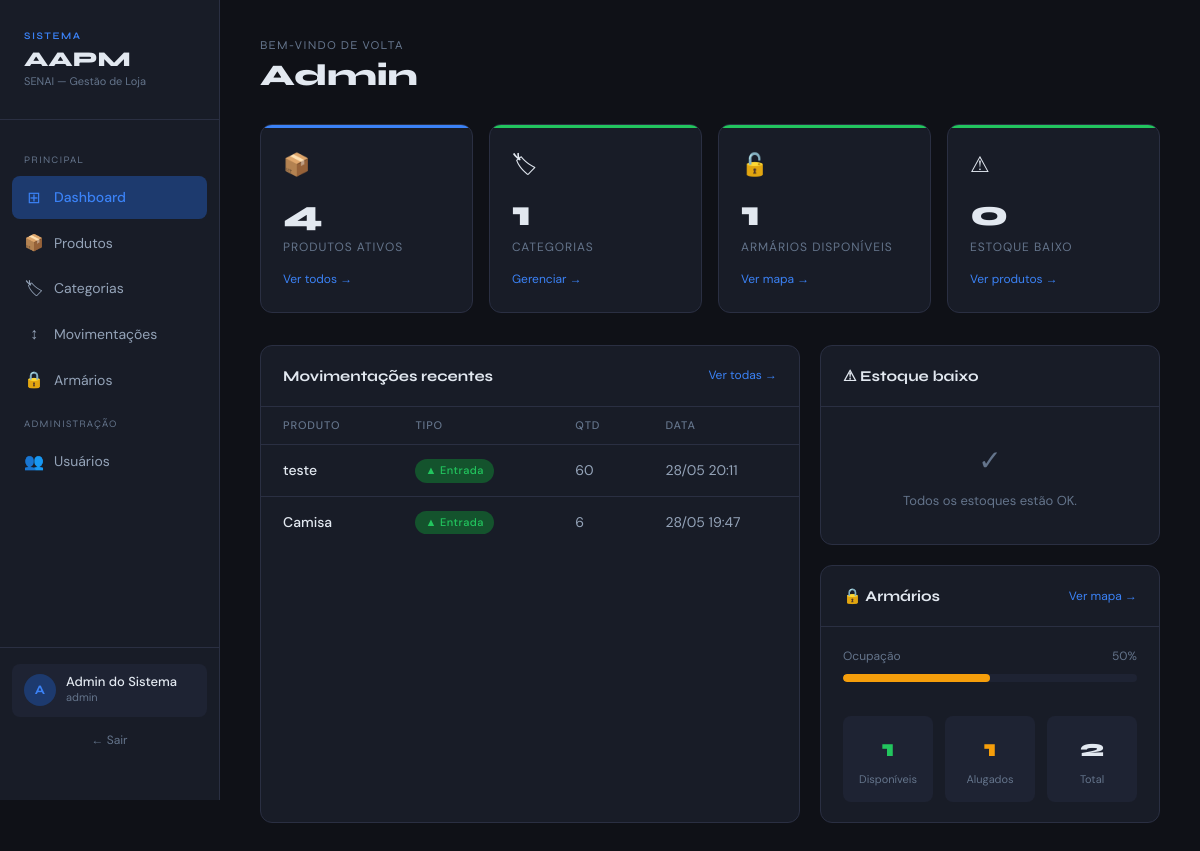
The app's page /dashboard (signed in) with its own data.
### app/models/movimentacao.py (models this page shows, shortened)
class Movimentacao(Base):
    __tablename__ = "movimentacoes"
    id         = Column(Integer, primary_key=True, index=True)
    tipo       = Column(
        Enum(TipoMovimentacao),
        nullable=False
    )
    quantidade = Column(Integer, nullable=False)
    preco_unitario = Column(Float, nullable=False, default=0.0)
    observacao = Column(String(255), nullable=True)
    criado_em  = Column(DateTime, server_default=func.now())
    produto_id = Column(
        Integer,
        ForeignKey("produtos.id", ondelete="CASCADE"),
        nullable=False
    )
    usuario_id = Column(
        Integer,
        ForeignKey("usuarios.id", ondelete="SET NULL"),
        nullable=True
    )
    produto = relationship("Produto", backref="movimentacoes")
    usuario = relationship("Usuario", backref="movimentacoes")

### app/models/produto.py (models this page shows, shortened)
class Produto(Base):
    __tablename__ = "produtos"
    id            = Column(Integer, primary_key=True, index=True)
    nome          = Column(String(150), nullable=False, index=True)
    preco         = Column(Float, nullable=False, default=0.0)
    estoque_atual = Column(Integer, nullable=False, default=0)
    ativo         = Column(Boolean, default=True)
    imagem_path = Column(String(255), nullable=True)
    categoria_id = Column(
        Integer,
        ForeignKey("categorias.id", ondelete="SET NULL"),
        nullable=True
    )
    categoria = relationship(
        "Categoria",
        back_populates="produtos"
    )

### app/main.py (the view)
@app.get("/dashboard")
def dashboard(
    request: Request,
    db: Session = Depends(get_db),
    usuario = Depends(get_usuario_logado)
):
    todos_produtos = db.query(Produto).filter(Produto.ativo == True).all()
    total_produtos   = len(todos_produtos)
    estoque_baixo    = [p for p in todos_produtos if p.estoque_baixo]
    todos_armarios   = db.query(Armario).filter(Armario.ativo == True).all()
    armarios_disponiveis = sum(
        1 for a in todos_armarios
        if a.status == StatusArmario.DISPONIVEL
    )
    armarios_alugados = sum(
        1 for a in todos_armarios
        if a.status == StatusArmario.ALUGADO
    )
    movimentacoes_recentes = (
        db.query(Movimentacao)
        .order_by(Movimentacao.criado_em.desc())
        .limit(8)
        .all()
    )
    total_categorias = db.query(Categoria).filter(
        Categoria.ativo == True
    ).count()
    return templates.TemplateResponse(
        request,
        "dashboard.html",
        {
            "request":               request,
            "usuario":               usuario,
            "total_produtos":        total_produtos,
            "total_categorias":      total_categorias,
            "estoque_baixo":         estoque_baixo,
            "armarios_disponiveis":  armarios_disponiveis,
            "armarios_alugados":     armarios_alugados,
            "total_armarios":        len(todos_armarios),
            "movimentacoes_recentes": movimentacoes_recentes,
            "TipoMovimentacao":      TipoMovimentacao,
        }
    )

### app/templates/dashboard.html (shortened to what this page needs)
<!DOCTYPE html>
<html lang="pt-br">
<head>
</head>
<body>
<div class="layout">
    <aside class="sidebar">
        <div class="sidebar-logo">
            <div class="logo-tag">Sistema</div>
            <div class="logo-name">AAPM</div>
            <div class="logo-sub">SENAI — Gestão de Loja</div>
        </div>
        <nav class="sidebar-nav">
            <div class="nav-section">Principal</div>
            <a href="/dashboard" class="nav-link active">
                <span class="icon">⊞</span> Dashboard
            </a>
            <a href="/produtos" class="nav-link">
                <span class="icon">📦</span> Produtos
            </a>
            <a href="/categorias" class="nav-link">
                <span class="icon">🏷</span> Categorias
            </a>
            <a href="/movimentacoes" class="nav-link">
                <span class="icon">↕</span> Movimentações
            </a>
            <a href="/armarios" class="nav-link">
                <span class="icon">🔒</span> Armários
            </a>
            {% if usuario.role == 'admin' %}
            <div class="nav-section">Administração</div>
            <a href="/usuarios" class="nav-link">
                <span class="icon">👥</span> Usuários
            </a>
            {% endif %}
        </nav>
        <div class="sidebar-footer">
            <div class="user-card">
                <div class="user-avatar">
                    {{ usuario.nome[0].upper() }}
                </div>
                <div class="user-info">
                    <div class="user-name">{{ usuario.nome }}</div>
                    <div class="user-role">{{ usuario.role }}</div>
                </div>
            </div>
            <a href="/auth/logout" class="logout-btn">← Sair</a>
        </div>
    </aside>
    <main class="main">
        <div class="page-header">
            <div class="greeting">Bem-vindo de volta</div>
            <h1>{{ usuario.nome.split()[0] }}</h1>
        </div>
        <div class="cards-grid">
            <a href="/produtos" class="card blue fade-in">
                <span class="card-icon">📦</span>
                <div class="card-value">{{ total_produtos }}</div>
                <div class="card-label">Produtos ativos</div>
                <div class="card-link">Ver todos →</div>
            </a>
            <a href="/categorias" class="card green fade-in">
                <span class="card-icon">🏷</span>
                <div class="card-value">{{ total_categorias }}</div>
                <div class="card-label">Categorias</div>
                <div class="card-link">Gerenciar →</div>
            </a>
            <a href="/armarios?status=disponivel" class="card
                {% if armarios_disponiveis == 0 %}amber{% else %}green{% endif %} fade-in">
                <span class="card-icon">🔓</span>
                <div class="card-value">{{ armarios_disponiveis }}</div>
                <div class="card-label">Armários disponíveis</div>
                <div class="card-link">Ver mapa →</div>
            </a>
            <a href="/produtos?estoque_baixo=true" class="card
                {% if estoque_baixo %}red{% else %}green{% endif %} fade-in">
                <span class="card-icon">⚠</span>
                <div class="card-value">{{ estoque_baixo | length }}</div>
                <div class="card-label">Estoque baixo</div>
                <div class="card-link">Ver produtos →</div>
            </a>
        </div>
        <div class="bottom-grid">
            <div class="section">
                <div class="section-header">
                    <span class="section-title">Movimentações recentes</span>
                    <a href="/movimentacoes" class="section-link">Ver todas →</a>
                </div>
                {% if movimentacoes_recentes %}
                <table>
                    <thead>
                        <tr>
                            <th>Produto</th>
                            <th>Tipo</th>
                            <th>Qtd</th>
                            <th>Data</th>
                        </tr>
                    </thead>
                    <tbody>
                        {% for m in movimentacoes_recentes %}
                        <tr>
                            <td>
                                <a href="/produtos/{{ m.produto_id }}"
                                   class="td-name">
                                    {{ m.produto.nome }}
                                </a>
                            </td>
                            <td>
                                {% if m.tipo.value == 'entrada' %}
                                    <span class="badge badge-green">▲ Entrada</span>
                                {% else %}
                                    <span class="badge badge-red">▼ Saída</span>
                                {% endif %}
                            </td>
                            <td>{{ m.quantidade }}</td>
                            <td>{{ m.criado_em.strftime('%d/%m %H:%M') }}</td>
                        </tr>
                        {% endfor %}
                    </tbody>
                </table>
                {% else %}
                <div class="empty-state">
                    <div class="empty-icon">↕</div>
                    Nenhuma movimentação registrada ainda.
                </div>
                {% endif %}
            </div>
            <div style="display:flex; flex-direction:column; gap:20px;">
                <div class="section">
                    <div class="section-header">
                        <span class="section-title">⚠ Estoque baixo</span>
                    </div>
                    {% if estoque_baixo %}
                    <div class="stock-list">
                        {% for p in estoque_baixo[:5] %}
                        <a href="/produtos/{{ p.id }}" class="stock-item">
                            <div class="stock-item-name">{{ p.nome }}</div>
                            <div class="stock-item-qty">{{ p.estoque_atual }}</div>
                        </a>
                        {% endfor %}
                    </div>
                    {% else %}
                    <div class="empty-state">
                        <div class="empty-icon">✓</div>
                        Todos os estoques estão OK.
                    </div>
                    {% endif %}
                </div>
                <div class="section">
                    <div class="section-header">
                        <span class="section-title">🔒 Armários</span>
                        <a href="/armarios" class="section-link">Ver mapa →</a>
                    </div>
                    {% if total_armarios > 0 %}
                    <div class="progress-wrap">
                        <div class="progress-label">
                            <span>Ocupação</span>
                            <span>
                                {{ ((armarios_alugados / total_armarios) * 100) | round(0) | int }}%
                            </span>
                        </div>
                        <div class="progress-bar">
                            <div class="progress-fill"
                                 style="width: {{ ((armarios_alugados / total_armarios) * 100) | round(0) | int }}%">
                            </div>
                        </div>
                    </div>
                    <div class="armarios-detail">
                        <div class="armario-stat">
                            <div class="armario-stat-value"
                                 style="color: var(--green)">
                                {{ armarios_disponiveis }}
                            </div>
                            <div class="armario-stat-label">Disponíveis</div>
                        </div>
                        <div class="armario-stat">
                            <div class="armario-stat-value"
                                 style="color: var(--amber)">
                                {{ armarios_alugados }}
                            </div>
                            <div class="armario-stat-label">Alugados</div>
                        </div>
                        <div class="armario-stat">
                            <div class="armario-stat-value">{{ total_armarios }}</div>
                            <div class="armario-stat-label">Total</div>
                        </div>
                    </div>
                    {% endif %}
                </div>
            </div>
        </div>
    </main>
</div>
</body>
</html>

### records on screen
Movimentacao: produto.nome "teste", tipo "▲ Entrada", quantidade "60", criado_em "28/05 20:11"
Movimentacao: produto.nome "Camisa", tipo "▲ Entrada", quantidade "6", criado_em "28/05 19:47"

### other values on screen
{{ usuario.nome[0].upper() }} "A"
{{ usuario.nome }} "Admin do Sistema"
{{ usuario.role }} "admin"
{{ usuario.nome.split()[0] }} "Admin"
{{ total_produtos }} "4"
{{ total_categorias }} "1"
{{ armarios_disponiveis }} "1"
{{ estoque_baixo | length }} "0"
{{ ((armarios_alugados / total_armarios) * 100) | round(0) | int }} "50"
{{ armarios_alugados }} "1"
{{ total_armarios }} "2"
